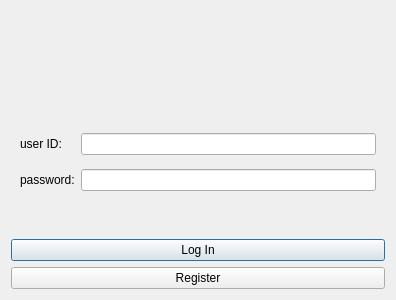
<?xml version="1.0" encoding="UTF-8"?>
<ui version="4.0">
 <class>Login</class>
 <widget class="QDialog" name="Login">
  <property name="geometry">
   <rect>
    <x>0</x>
    <y>0</y>
    <width>396</width>
    <height>300</height>
   </rect>
  </property>
  <property name="windowTitle">
   <string>Dialog</string>
  </property>
  <layout class="QVBoxLayout" name="verticalLayout">
   <item>
    <widget class="QWidget" name="widget_2" native="true"/>
   </item>
   <item>
    <widget class="QWidget" name="widget" native="true">
     <layout class="QGridLayout" name="gridLayout">
      <property name="topMargin">
       <number>0</number>
      </property>
      <property name="bottomMargin">
       <number>0</number>
      </property>
      <item row="2" column="1">
       <widget class="QLineEdit" name="pswdLEdit">
        <property name="echoMode">
         <enum>QLineEdit::Password</enum>
        </property>
       </widget>
      </item>
      <item row="1" column="1">
       <widget class="QLineEdit" name="idLEdit"/>
      </item>
      <item row="2" column="0">
       <widget class="QLabel" name="label_2">
        <property name="text">
         <string>password:</string>
        </property>
       </widget>
      </item>
      <item row="1" column="0">
       <widget class="QLabel" name="label">
        <property name="text">
         <string>user ID:</string>
        </property>
       </widget>
      </item>
      <item row="3" column="1">
       <widget class="QLabel" name="checkLabel">
        <property name="minimumSize">
         <size>
          <width>0</width>
          <height>20</height>
         </size>
        </property>
        <property name="maximumSize">
         <size>
          <width>16777215</width>
          <height>20</height>
         </size>
        </property>
        <property name="text">
         <string/>
        </property>
        <property name="alignment">
         <set>Qt::AlignCenter</set>
        </property>
       </widget>
      </item>
     </layout>
    </widget>
   </item>
   <item>
    <widget class="QPushButton" name="loginBtn">
     <property name="text">
      <string>Log In</string>
     </property>
    </widget>
   </item>
   <item>
    <widget class="QPushButton" name="registerBtn">
     <property name="text">
      <string>Register</string>
     </property>
    </widget>
   </item>
  </layout>
 </widget>
 <resources/>
 <connections/>
</ui>
